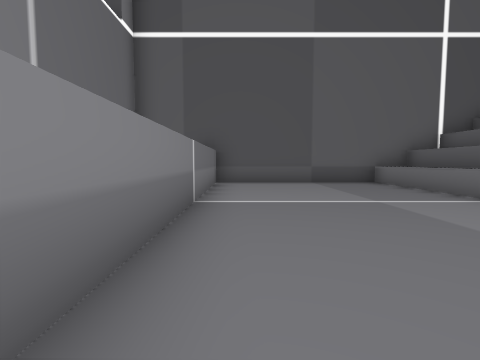
[1] (above)

24 first-person views from a walk through a level from a Godot 3-D game. The camera is 1.3 m above the floor, tilts 4° down and sees 85° across. The floor is counted in squares, 2 m on a side. Each view is taken from the middle of a square. On the plan, view 1 faces up. The plan holds only what a view shows up to about 9 squares ahead; the rest is blank. The place goes on beyond the plan.

[2]
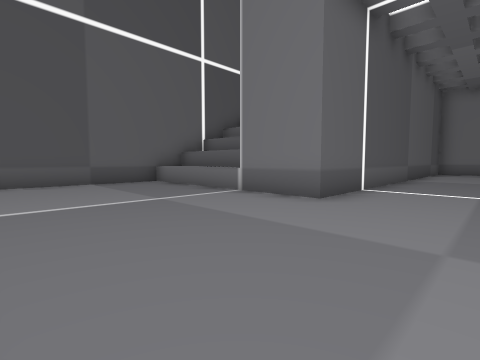

[3]
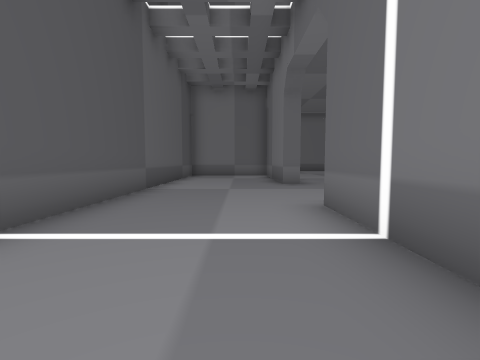

[4]
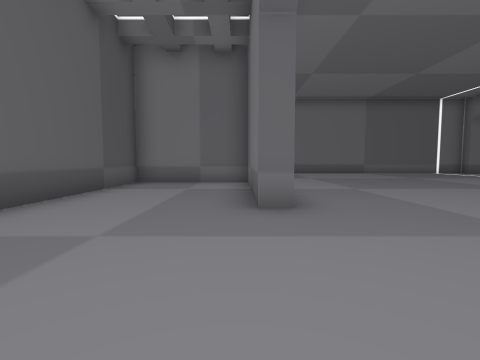

[5]
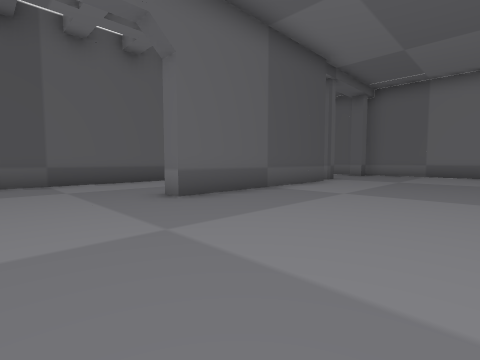

[6]
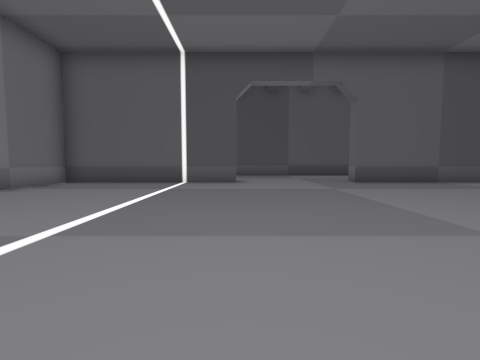

[7]
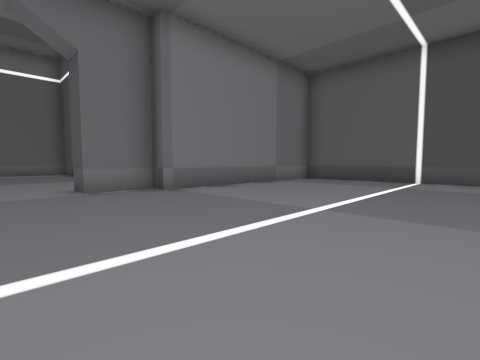

[8]
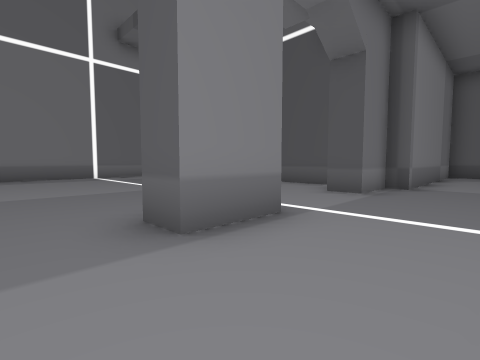

[9]
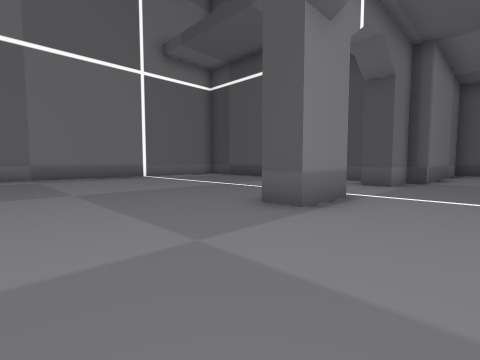

[10]
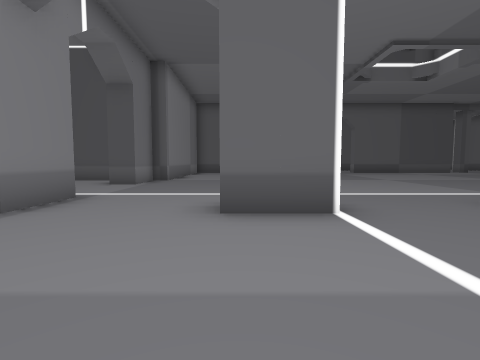

[11]
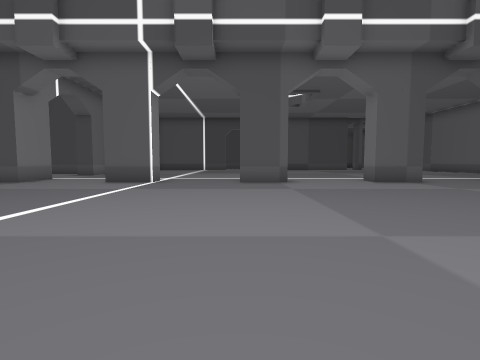

[12]
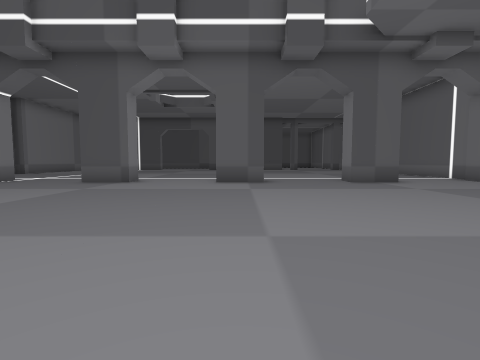

[13]
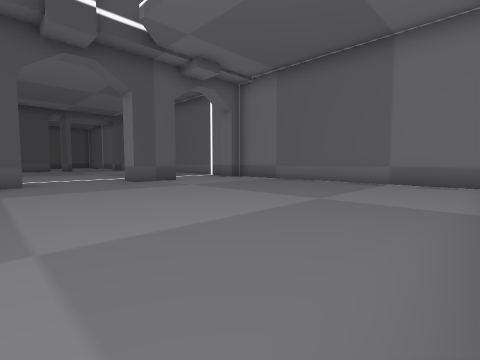

[14]
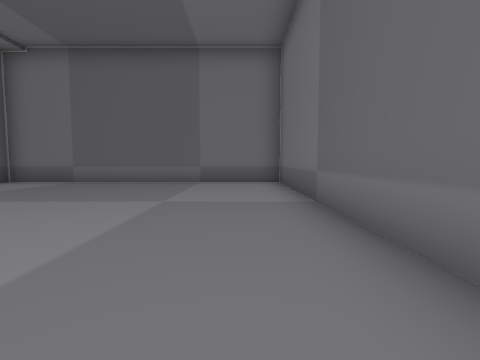

[15]
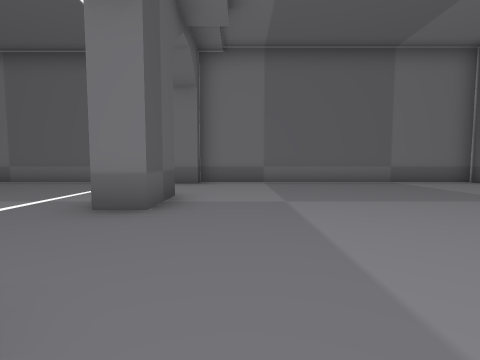

[16]
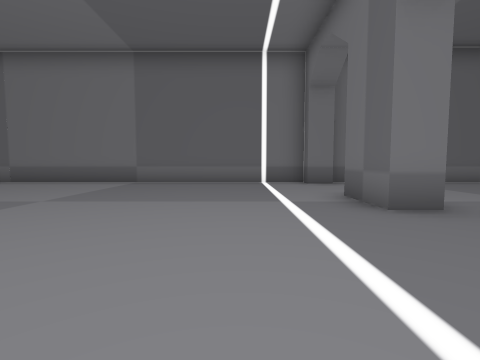

[17]
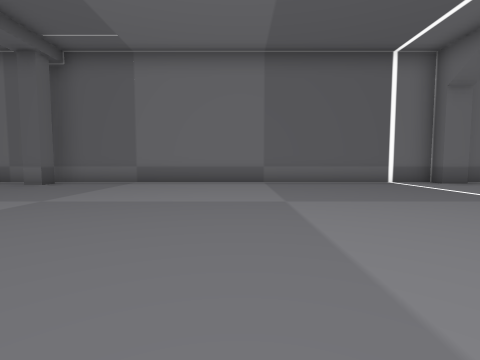

[18]
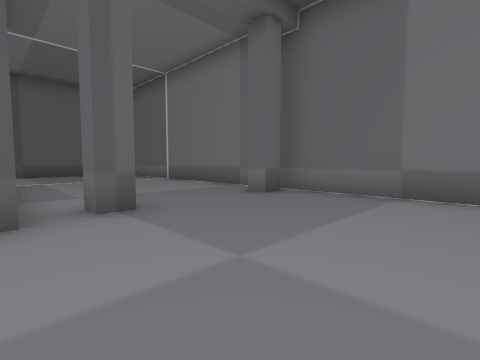

[19]
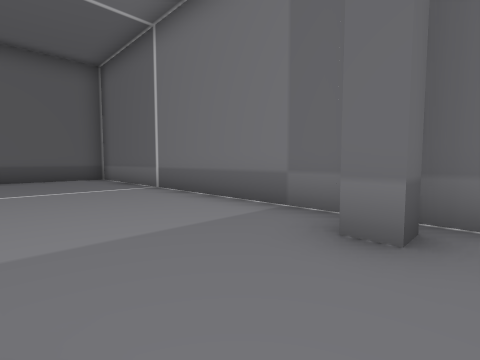

[20]
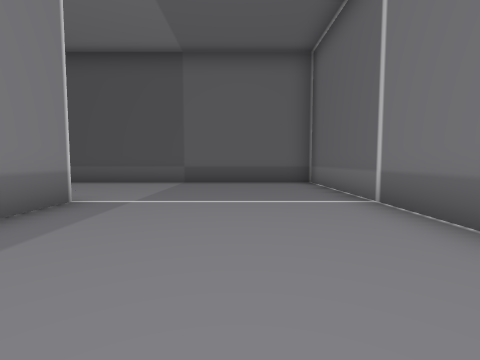

[21]
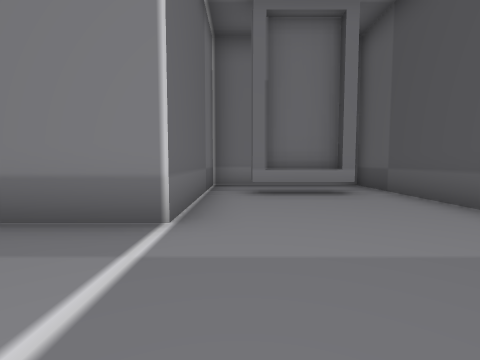

[22]
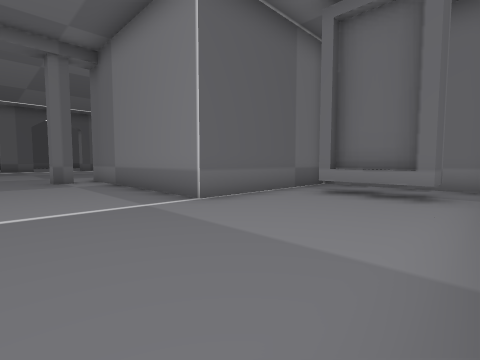

[23]
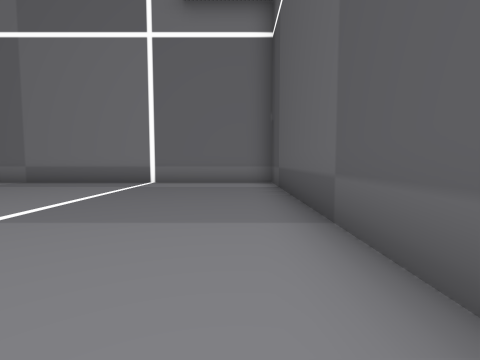

[24]
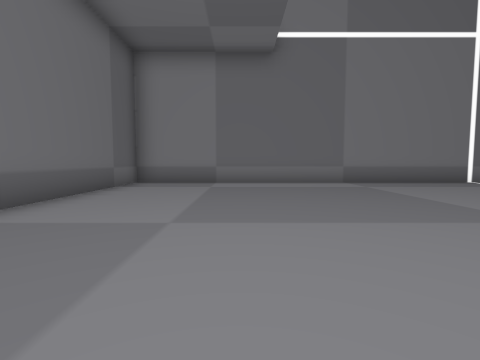

### Floor plan
Key: @ floor where view 1 was taken; # wall or solid block; . floor; ^ raised ledge.
Columns run from 8 left of view 1 to 23 right of it. Each row starts with its distance up from view 1.
  9        #######      ############
  8        #.....#      #..........#
  7        #.....#      #..#.......#
  6        #.....#      #..^.......#
  5        #.....#      #..........#
  4        #.....#      ######.....#
  3        #.....#############.....#
  2        #.................#.....#
  1        #.................#.....#
  0         @................#.....#
 -1              ...........###..#.#
 -2           ######....#####......#
 -3           #....................#
 -4           #....................#
 -5           #....................#
 -6           #....................#
 -7           #.........  .........#
 -8 ###########..........  ........#
 -9 #.........#..........   .......#
-10 #...................   ........#
-11 #...................  .........#
-12 #..................    ........#
-13 #.........#..##..##...#...#...##
-14 #..............................#
-15 #..............................#
-16 #..............................#
-17 #..............................#
-18 #........    ..................#
-19 #.........    .................#
-20 #........      ................#
-21 #.......        ...  ..........#
-22 #......          .    .........#
-23 ######                 #########

Where each view was taken, in squares from view 1:
view 1: 0 up, 0 right, facing up
view 2: 0 up, 0 right, facing up-right
view 3: 0 up, 4 right, facing right
view 4: 1 down, 8 right, facing right
view 5: 6 down, 9 right, facing up-right
view 6: 10 down, 8 right, facing up
view 7: 11 down, 8 right, facing up-left
view 8: 15 down, 4 right, facing up-left
view 9: 17 down, 4 right, facing up-left
view 10: 17 down, 5 right, facing up
view 11: 22 down, 9 right, facing up
view 12: 22 down, 14 right, facing up
view 13: 22 down, 14 right, facing up-right
view 14: 21 down, 14 right, facing right
view 15: 15 down, 14 right, facing right
view 16: 11 down, 14 right, facing right
view 17: 7 down, 14 right, facing right
view 18: 5 down, 17 right, facing up-right
view 19: 2 down, 19 right, facing up-right
view 20: 0 up, 20 right, facing up
view 21: 5 up, 20 right, facing left
view 22: 8 up, 20 right, facing down-left
view 23: 9 down, 1 right, facing left
view 24: 19 down, 1 right, facing left
